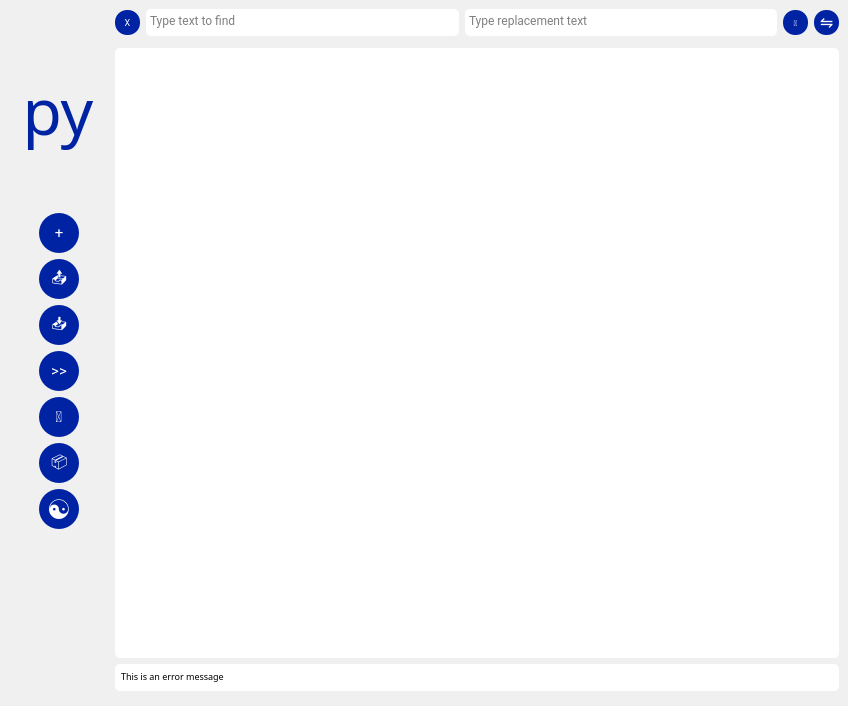
<?xml version="1.0" encoding="UTF-8"?>
<ui version="4.0">
 <class>Editor</class>
 <widget class="QMainWindow" name="Editor">
  <property name="geometry">
   <rect>
    <x>0</x>
    <y>0</y>
    <width>848</width>
    <height>706</height>
   </rect>
  </property>
  <property name="sizePolicy">
   <sizepolicy hsizetype="Fixed" vsizetype="Fixed">
    <horstretch>0</horstretch>
    <verstretch>0</verstretch>
   </sizepolicy>
  </property>
  <property name="minimumSize">
   <size>
    <width>0</width>
    <height>0</height>
   </size>
  </property>
  <property name="maximumSize">
   <size>
    <width>16777215</width>
    <height>16777215</height>
   </size>
  </property>
  <property name="font">
   <font>
    <family>Fira Mono</family>
    <pointsize>10</pointsize>
   </font>
  </property>
  <property name="cursor">
   <cursorShape>ArrowCursor</cursorShape>
  </property>
  <property name="windowTitle">
   <string>Make Python Editor</string>
  </property>
  <property name="statusTip">
   <string/>
  </property>
  <property name="autoFillBackground">
   <bool>false</bool>
  </property>
  <property name="styleSheet">
   <string notr="true">background: #f0f0f0;</string>
  </property>
  <widget class="QWidget" name="centralWidget">
   <layout class="QGridLayout" name="gridLayout_2">
    <item row="0" column="2">
     <layout class="QHBoxLayout" name="horizontalLayout">
      <property name="sizeConstraint">
       <enum>QLayout::SetDefaultConstraint</enum>
      </property>
      <item>
       <widget class="QPushButton" name="findandreplace_closebutton">
        <property name="minimumSize">
         <size>
          <width>25</width>
          <height>25</height>
         </size>
        </property>
        <property name="maximumSize">
         <size>
          <width>25</width>
          <height>25</height>
         </size>
        </property>
        <property name="font">
         <font>
          <family>Roboto</family>
          <pointsize>7</pointsize>
          <italic>false</italic>
         </font>
        </property>
        <property name="toolTip">
         <string extracomment="Close Find &amp; Replace">Close Find &amp; Replace | Escape</string>
        </property>
        <property name="toolTipDuration">
         <number>-1</number>
        </property>
        <property name="styleSheet">
         <string notr="true">QPushButton{
	color: white;
	background-color: #0023a4;
	border: 0px solid white;
	border-radius:12px;
	padding: 5px;
}

QPushButton::hover{
	background-color: #0C75E8;
}

QPushButton::pressed{
	border: 2px solid #94ff94;
	background-color: #0d242e;
}</string>
        </property>
        <property name="text">
         <string>X</string>
        </property>
       </widget>
      </item>
      <item>
       <widget class="QPlainTextEdit" name="findText">
        <property name="sizePolicy">
         <sizepolicy hsizetype="Expanding" vsizetype="Expanding">
          <horstretch>0</horstretch>
          <verstretch>0</verstretch>
         </sizepolicy>
        </property>
        <property name="minimumSize">
         <size>
          <width>0</width>
          <height>27</height>
         </size>
        </property>
        <property name="maximumSize">
         <size>
          <width>16777215</width>
          <height>27</height>
         </size>
        </property>
        <property name="font">
         <font>
          <family>Roboto</family>
         </font>
        </property>
        <property name="styleSheet">
         <string notr="true">QPlainTextEdit{
	color: black;
	background: white;
	border: 0px solid #0023a4;
	border-radius: 5px;
}</string>
        </property>
        <property name="frameShape">
         <enum>QFrame::NoFrame</enum>
        </property>
        <property name="frameShadow">
         <enum>QFrame::Plain</enum>
        </property>
        <property name="verticalScrollBarPolicy">
         <enum>Qt::ScrollBarAlwaysOff</enum>
        </property>
        <property name="horizontalScrollBarPolicy">
         <enum>Qt::ScrollBarAlwaysOff</enum>
        </property>
        <property name="tabChangesFocus">
         <bool>true</bool>
        </property>
        <property name="undoRedoEnabled">
         <bool>false</bool>
        </property>
        <property name="lineWrapMode">
         <enum>QPlainTextEdit::NoWrap</enum>
        </property>
        <property name="centerOnScroll">
         <bool>true</bool>
        </property>
        <property name="placeholderText">
         <string>Type text to find</string>
        </property>
       </widget>
      </item>
      <item>
       <widget class="QPlainTextEdit" name="replaceText">
        <property name="sizePolicy">
         <sizepolicy hsizetype="Expanding" vsizetype="Expanding">
          <horstretch>0</horstretch>
          <verstretch>0</verstretch>
         </sizepolicy>
        </property>
        <property name="minimumSize">
         <size>
          <width>0</width>
          <height>27</height>
         </size>
        </property>
        <property name="maximumSize">
         <size>
          <width>16777215</width>
          <height>27</height>
         </size>
        </property>
        <property name="font">
         <font>
          <family>Roboto</family>
         </font>
        </property>
        <property name="styleSheet">
         <string notr="true">QPlainTextEdit{
	color: black;
	background: white;
	border: 0px solid #0023a4;
	border-radius: 5px;
}</string>
        </property>
        <property name="frameShape">
         <enum>QFrame::NoFrame</enum>
        </property>
        <property name="frameShadow">
         <enum>QFrame::Plain</enum>
        </property>
        <property name="verticalScrollBarPolicy">
         <enum>Qt::ScrollBarAlwaysOff</enum>
        </property>
        <property name="horizontalScrollBarPolicy">
         <enum>Qt::ScrollBarAlwaysOff</enum>
        </property>
        <property name="tabChangesFocus">
         <bool>true</bool>
        </property>
        <property name="undoRedoEnabled">
         <bool>false</bool>
        </property>
        <property name="lineWrapMode">
         <enum>QPlainTextEdit::NoWrap</enum>
        </property>
        <property name="centerOnScroll">
         <bool>true</bool>
        </property>
        <property name="placeholderText">
         <string>Type replacement text</string>
        </property>
       </widget>
      </item>
      <item>
       <widget class="QPushButton" name="findandreplace_findbutton">
        <property name="minimumSize">
         <size>
          <width>25</width>
          <height>25</height>
         </size>
        </property>
        <property name="maximumSize">
         <size>
          <width>25</width>
          <height>25</height>
         </size>
        </property>
        <property name="font">
         <font>
          <family>Roboto</family>
          <pointsize>6</pointsize>
          <italic>false</italic>
         </font>
        </property>
        <property name="toolTip">
         <string extracomment="Find">Find | Highlight Text to Find + Enter</string>
        </property>
        <property name="toolTipDuration">
         <number>-1</number>
        </property>
        <property name="styleSheet">
         <string notr="true">QPushButton{
	color: white;
	background-color: #0023a4;
	border: 0px solid white;
	border-radius:12px;
	padding: 5px;
}

QPushButton::hover{
	background-color: #0C75E8;
}

QPushButton::pressed{
	border: 2px solid #94ff94;
	background-color: #0d242e;
}</string>
        </property>
        <property name="text">
         <string>🔎</string>
        </property>
       </widget>
      </item>
      <item>
       <widget class="QPushButton" name="findandreplace_replacebutton">
        <property name="minimumSize">
         <size>
          <width>25</width>
          <height>25</height>
         </size>
        </property>
        <property name="maximumSize">
         <size>
          <width>25</width>
          <height>25</height>
         </size>
        </property>
        <property name="font">
         <font>
          <family>Roboto</family>
          <pointsize>12</pointsize>
          <italic>false</italic>
         </font>
        </property>
        <property name="toolTip">
         <string extracomment="Replace">Replace | Highlight Replacement Text + Enter</string>
        </property>
        <property name="toolTipDuration">
         <number>-1</number>
        </property>
        <property name="styleSheet">
         <string notr="true">QPushButton{
	color: white;
	background-color: #0023a4;
	border: 0px solid white;
	border-radius:12px;
	padding: 5px;
}

QPushButton::hover{
	background-color: #0C75E8;
}

QPushButton::pressed{
	border: 2px solid #94ff94;
	background-color: #0d242e;
}</string>
        </property>
        <property name="text">
         <string>⇋</string>
        </property>
       </widget>
      </item>
     </layout>
    </item>
    <item row="2" column="2">
     <widget class="QTextEdit" name="textEdit">
      <property name="sizePolicy">
       <sizepolicy hsizetype="Expanding" vsizetype="Expanding">
        <horstretch>0</horstretch>
        <verstretch>0</verstretch>
       </sizepolicy>
      </property>
      <property name="font">
       <font>
        <family>Fira Mono</family>
        <pointsize>10</pointsize>
       </font>
      </property>
      <property name="styleSheet">
       <string notr="true">QTextEdit{
	color: black;
	font: 10pt Fira Mono;
	background: white;
	border: 0px solid #0023a4;
	border-radius: 5px;
    padding: 5%;
}
					QScrollBar::vertical {
                            border: 0px solid white;

                            background: transparent;
                            margin: 0px 0px 0px 0px;
                    		width: 4px;
                    }
                    QScrollBar::handle:vertical {
                        background: grey;
                    	border: 0px solid black;

                    	border-radius: 5px;
                        min-height: 0px;
                        margin: 0px 0px 0px 0px;
                    }
                    QScrollBar::horizontal {
                        border: 0px solid white;

                        background: transparent;
                        margin: 0px 0px 0px 0px;
                		height: 4px;
                    }
                    QScrollBar::handle:horizontal {
                        background: grey;
                    	border: 0px solid black;

                    	border-radius: 5px;
                        min-width: 0px;
                        margin: 0px 0px 0px 0px;
                    }
                    QScrollBar::add-line:vertical{width: 0px; height: 0px;}
                    QScrollBar::sub-line:vertical{width: 0px; height: 0px;}
                    QScrollBar::add-page:vertical{background-color: transparent;}
                    QScrollBar::sub-page:vertical{background-color: transparent;}
                    QScrollBar::add-line:horizontal{width: 0px; height: 0px;}
                    QScrollBar::sub-line:horizontal{width: 0px; height: 0px;}
                    QScrollBar::add-page:horizontal{background-color: transparent;}
                    QScrollBar::sub-page:horizontal{background-color: transparent;}</string>
      </property>
      <property name="verticalScrollBarPolicy">
       <enum>Qt::ScrollBarAsNeeded</enum>
      </property>
      <property name="horizontalScrollBarPolicy">
       <enum>Qt::ScrollBarAsNeeded</enum>
      </property>
      <property name="sizeAdjustPolicy">
       <enum>QAbstractScrollArea::AdjustIgnored</enum>
      </property>
      <property name="lineWrapMode">
       <enum>QTextEdit::NoWrap</enum>
      </property>
      <property name="html">
       <string>&lt;!DOCTYPE HTML PUBLIC &quot;-//W3C//DTD HTML 4.0//EN&quot; &quot;http://www.w3.org/TR/REC-html40/strict.dtd&quot;&gt;
&lt;html&gt;&lt;head&gt;&lt;meta name=&quot;qrichtext&quot; content=&quot;1&quot; /&gt;&lt;style type=&quot;text/css&quot;&gt;
p, li { white-space: pre-wrap; }
&lt;/style&gt;&lt;/head&gt;&lt;body style=&quot; font-family:'Fira Mono'; font-size:10pt; font-weight:400; font-style:normal;&quot;&gt;
&lt;p style=&quot;-qt-paragraph-type:empty; margin-top:0px; margin-bottom:0px; margin-left:0px; margin-right:0px; -qt-block-indent:0; text-indent:0px;&quot;&gt;&lt;br /&gt;&lt;/p&gt;&lt;/body&gt;&lt;/html&gt;</string>
      </property>
      <property name="acceptRichText">
       <bool>false</bool>
      </property>
     </widget>
    </item>
    <item row="3" column="2">
     <widget class="QTextEdit" name="messageText">
      <property name="sizePolicy">
       <sizepolicy hsizetype="Expanding" vsizetype="Expanding">
        <horstretch>0</horstretch>
        <verstretch>0</verstretch>
       </sizepolicy>
      </property>
      <property name="minimumSize">
       <size>
        <width>0</width>
        <height>0</height>
       </size>
      </property>
      <property name="maximumSize">
       <size>
        <width>16777215</width>
        <height>27</height>
       </size>
      </property>
      <property name="font">
       <font>
        <family>Fira Mono</family>
        <pointsize>7</pointsize>
        <weight>50</weight>
        <italic>false</italic>
        <bold>false</bold>
       </font>
      </property>
      <property name="styleSheet">
       <string notr="true">QTextEdit{
	color: black;
	font: 7pt Fira Mono;
	background: white;
	border: 0px solid #0023a4;
	border-radius: 5px;
    padding: 2%;
}</string>
      </property>
      <property name="frameShape">
       <enum>QFrame::NoFrame</enum>
      </property>
      <property name="frameShadow">
       <enum>QFrame::Plain</enum>
      </property>
      <property name="verticalScrollBarPolicy">
       <enum>Qt::ScrollBarAlwaysOff</enum>
      </property>
      <property name="horizontalScrollBarPolicy">
       <enum>Qt::ScrollBarAlwaysOff</enum>
      </property>
      <property name="undoRedoEnabled">
       <bool>false</bool>
      </property>
      <property name="lineWrapMode">
       <enum>QTextEdit::NoWrap</enum>
      </property>
      <property name="readOnly">
       <bool>true</bool>
      </property>
      <property name="html">
       <string>&lt;!DOCTYPE HTML PUBLIC &quot;-//W3C//DTD HTML 4.0//EN&quot; &quot;http://www.w3.org/TR/REC-html40/strict.dtd&quot;&gt;
&lt;html&gt;&lt;head&gt;&lt;meta name=&quot;qrichtext&quot; content=&quot;1&quot; /&gt;&lt;style type=&quot;text/css&quot;&gt;
p, li { white-space: pre-wrap; }
&lt;/style&gt;&lt;/head&gt;&lt;body style=&quot; font-family:'Fira Mono'; font-size:7pt; font-weight:400; font-style:normal;&quot;&gt;
&lt;p style=&quot; margin-top:0px; margin-bottom:0px; margin-left:0px; margin-right:0px; -qt-block-indent:0; text-indent:0px;&quot;&gt;This is an error message&lt;/p&gt;&lt;/body&gt;&lt;/html&gt;</string>
      </property>
      <property name="textInteractionFlags">
       <set>Qt::LinksAccessibleByMouse|Qt::TextSelectableByMouse</set>
      </property>
     </widget>
    </item>
    <item row="0" column="0" rowspan="5">
     <widget class="QWidget" name="widget" native="true">
      <property name="minimumSize">
       <size>
        <width>100</width>
        <height>0</height>
       </size>
      </property>
      <property name="toolTipDuration">
       <number>-1</number>
      </property>
      <widget class="QWidget" name="verticalLayoutWidget">
       <property name="geometry">
        <rect>
         <x>4</x>
         <y>4</y>
         <width>92</width>
         <height>569</height>
        </rect>
       </property>
       <layout class="QVBoxLayout" name="verticalLayout">
        <item>
         <widget class="QPushButton" name="pybutton">
          <property name="minimumSize">
           <size>
            <width>90</width>
            <height>90</height>
           </size>
          </property>
          <property name="maximumSize">
           <size>
            <width>90</width>
            <height>90</height>
           </size>
          </property>
          <property name="font">
           <font>
            <family>Daisy Script</family>
            <pointsize>48</pointsize>
            <italic>false</italic>
           </font>
          </property>
          <property name="toolTip">
           <string extracomment="Launch">Launch | Ctrl + Enter</string>
          </property>
          <property name="toolTipDuration">
           <number>-1</number>
          </property>
          <property name="styleSheet">
           <string notr="true">QPushButton{
	color: #0023a4;
	background: transparent;
	border: 0px solid white;
	border-radius:45px;
	padding: 5px;
}

QPushButton::hover{
	border: 2px solid #94ff94;
}

QPushButton::pressed{
	color:white;
	border: 2px solid #94ff94;
	background-color: #0d242e;
}</string>
          </property>
          <property name="text">
           <string>py</string>
          </property>
         </widget>
        </item>
        <item>
         <layout class="QGridLayout" name="gridLayout">
          <item row="6" column="0">
           <widget class="QPushButton" name="colorbutton">
            <property name="minimumSize">
             <size>
              <width>40</width>
              <height>40</height>
             </size>
            </property>
            <property name="maximumSize">
             <size>
              <width>40</width>
              <height>40</height>
             </size>
            </property>
            <property name="font">
             <font>
              <family>Roboto</family>
              <pointsize>20</pointsize>
              <italic>false</italic>
             </font>
            </property>
            <property name="toolTip">
             <string extracomment="Light / Dark">Light / Dark | Ctrl + B</string>
            </property>
            <property name="toolTipDuration">
             <number>-1</number>
            </property>
            <property name="styleSheet">
             <string notr="true">QPushButton{
	color: white;
	background-color: #0023a4;
	border: 0px solid white;
	border-radius:20px;
	padding: 5px;
}

QPushButton::hover{
	background-color: #0C75E8;
}

QPushButton::pressed{
	border: 2px solid #94ff94;
	background-color: #0d242e;
}</string>
            </property>
            <property name="text">
             <string>☯</string>
            </property>
           </widget>
          </item>
          <item row="4" column="0">
           <widget class="QPushButton" name="findbutton">
            <property name="minimumSize">
             <size>
              <width>40</width>
              <height>40</height>
             </size>
            </property>
            <property name="maximumSize">
             <size>
              <width>40</width>
              <height>40</height>
             </size>
            </property>
            <property name="font">
             <font>
              <family>Roboto</family>
              <pointsize>11</pointsize>
              <italic>false</italic>
             </font>
            </property>
            <property name="toolTip">
             <string extracomment="Find">Find | Ctrl + F</string>
            </property>
            <property name="toolTipDuration">
             <number>-1</number>
            </property>
            <property name="styleSheet">
             <string notr="true">QPushButton{
	color: white;
	background-color: #0023a4;
	border: 0px solid white;
	border-radius:20px;
	padding: 5px;
}

QPushButton::hover{
	background-color: #0C75E8;
}

QPushButton::pressed{
	border: 2px solid #94ff94;
	background-color: #0d242e;
}</string>
            </property>
            <property name="text">
             <string>🔎</string>
            </property>
           </widget>
          </item>
          <item row="2" column="0">
           <widget class="QPushButton" name="savebutton">
            <property name="minimumSize">
             <size>
              <width>40</width>
              <height>40</height>
             </size>
            </property>
            <property name="maximumSize">
             <size>
              <width>40</width>
              <height>40</height>
             </size>
            </property>
            <property name="font">
             <font>
              <family>Roboto</family>
              <pointsize>11</pointsize>
             </font>
            </property>
            <property name="toolTip">
             <string extracomment="Save">Save | Ctrl + S</string>
            </property>
            <property name="toolTipDuration">
             <number>-1</number>
            </property>
            <property name="styleSheet">
             <string notr="true">QPushButton{
	color: white;
	background-color: #0023a4;
	border: 0px solid white;
	border-radius:20px;
	padding: 5px;
}

QPushButton::hover{
	background-color: #0C75E8;
}

QPushButton::pressed{
	border: 2px solid #94ff94;
	background-color: #0d242e;
}</string>
            </property>
            <property name="text">
             <string>📥</string>
            </property>
           </widget>
          </item>
          <item row="1" column="0">
           <widget class="QPushButton" name="openbutton">
            <property name="minimumSize">
             <size>
              <width>40</width>
              <height>40</height>
             </size>
            </property>
            <property name="maximumSize">
             <size>
              <width>40</width>
              <height>40</height>
             </size>
            </property>
            <property name="font">
             <font>
              <family>Roboto</family>
              <pointsize>11</pointsize>
             </font>
            </property>
            <property name="toolTip">
             <string extracomment="Open">Open | Ctrl + O</string>
            </property>
            <property name="toolTipDuration">
             <number>-1</number>
            </property>
            <property name="styleSheet">
             <string notr="true">QPushButton{
	color: white;
	background-color: #0023a4;
	border: 0px solid white;
	border-radius:20px;
	padding: 5px;
}

QPushButton::hover{
	background-color: #0C75E8;
}

QPushButton::pressed{
	border: 2px solid #94ff94;
	background-color: #0d242e;
}</string>
            </property>
            <property name="text">
             <string>📤</string>
            </property>
           </widget>
          </item>
          <item row="0" column="0">
           <widget class="QPushButton" name="newbutton">
            <property name="minimumSize">
             <size>
              <width>40</width>
              <height>40</height>
             </size>
            </property>
            <property name="maximumSize">
             <size>
              <width>40</width>
              <height>40</height>
             </size>
            </property>
            <property name="font">
             <font>
              <family>Roboto</family>
              <pointsize>11</pointsize>
             </font>
            </property>
            <property name="toolTip">
             <string extracomment="New">New | Ctrl + N</string>
            </property>
            <property name="toolTipDuration">
             <number>-1</number>
            </property>
            <property name="statusTip">
             <string/>
            </property>
            <property name="whatsThis">
             <string/>
            </property>
            <property name="styleSheet">
             <string notr="true">QPushButton{
	color: white;
	background-color: #0023a4;
	border: 0px solid white;
	border-radius:20px;
	padding: 5px;
}

QPushButton::hover{
	background-color: #0C75E8;
}

QPushButton::pressed{
	border: 2px solid #94ff94;
	background-color: #0d242e;
}</string>
            </property>
            <property name="text">
             <string>+</string>
            </property>
           </widget>
          </item>
          <item row="3" column="0">
           <widget class="QPushButton" name="shellbutton">
            <property name="minimumSize">
             <size>
              <width>40</width>
              <height>40</height>
             </size>
            </property>
            <property name="maximumSize">
             <size>
              <width>40</width>
              <height>40</height>
             </size>
            </property>
            <property name="font">
             <font>
              <family>Roboto</family>
              <pointsize>11</pointsize>
              <italic>false</italic>
             </font>
            </property>
            <property name="toolTip">
             <string extracomment="Python Shell">Python Shell | Ctrl + Shift + Enter</string>
            </property>
            <property name="toolTipDuration">
             <number>-1</number>
            </property>
            <property name="styleSheet">
             <string notr="true">QPushButton{
	color: white;
	background-color: #0023a4;
	border: 0px solid white;
	border-radius:20px;
	padding: 5px;
}

QPushButton::hover{
	background-color: #0C75E8;
}

QPushButton::pressed{
	border: 2px solid #94ff94;
	background-color: #0d242e;
}</string>
            </property>
            <property name="text">
             <string>&gt;&gt;</string>
            </property>
           </widget>
          </item>
          <item row="5" column="0">
           <widget class="QPushButton" name="pipbutton">
            <property name="minimumSize">
             <size>
              <width>40</width>
              <height>40</height>
             </size>
            </property>
            <property name="maximumSize">
             <size>
              <width>40</width>
              <height>40</height>
             </size>
            </property>
            <property name="font">
             <font>
              <family>Roboto</family>
              <pointsize>11</pointsize>
              <italic>false</italic>
             </font>
            </property>
            <property name="toolTip">
             <string extracomment="pip">Package Installer | Ctrl+P</string>
            </property>
            <property name="toolTipDuration">
             <number>-1</number>
            </property>
            <property name="styleSheet">
             <string notr="true">QPushButton{
	color: white;
	background-color: #0023a4;
	border: 0px solid white;
	border-radius:20px;
	padding: 5px;
}

QPushButton::hover{
	background-color: #0C75E8;
}

QPushButton::pressed{
	border: 2px solid #94ff94;
	background-color: #0d242e;
}</string>
            </property>
            <property name="text">
             <string>📦</string>
            </property>
           </widget>
          </item>
         </layout>
        </item>
       </layout>
      </widget>
     </widget>
    </item>
   </layout>
  </widget>
 </widget>
 <resources/>
 <connections/>
</ui>
